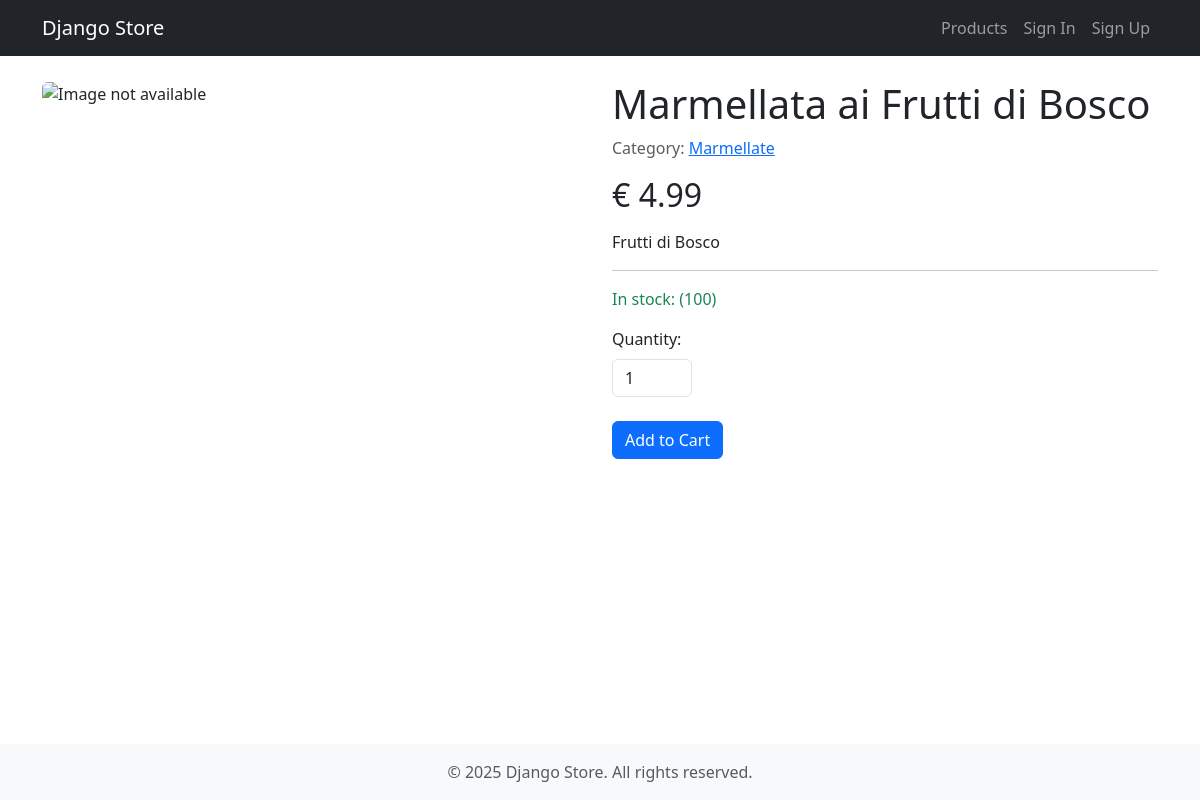
Page /products/marmellata-ai-frutti-di-bosco on the committed database.
### products/models.py (models this page shows, shortened)
class Product(models.Model):
    name = models.CharField(
        max_length=255,
        verbose_name="Product Name"
    )
    slug = models.SlugField(
        max_length=120,
        unique=True,
        blank=True,
        help_text="Automatically generated slug from the name"
    )
    description = models.TextField(
        blank=True,
        null=True,
        verbose_name="Description"
    )
    price = models.DecimalField(
        max_digits=10,
        decimal_places=2,
        verbose_name="Price"
    )
    stock = models.PositiveIntegerField(
        default=0,
        verbose_name="Stock quantity"
    )
    image = models.ImageField(
        upload_to='products/',
        blank=True,
        null=True,
        verbose_name="Product Image"
    )
    category = models.ForeignKey(
        Category,
        related_name='products',
        on_delete=models.SET_NULL, # If category is eliminated, the product is not removed
        null=True,
        blank=True, # Optional
        verbose_name="Category"
    )
    class Meta:
        verbose_name = "Product"
        verbose_name_plural = "Products"
        ordering = ['name']

class Category(models.Model):
    name = models.CharField(
        max_length=100,
        unique=True,
        verbose_name="Category"
    )
    slug = models.SlugField(
        max_length=120,
        unique=True,
        blank=True,
        help_text="Automatically generated slug from the name"
    )
    class Meta:
        verbose_name = "Category"
        verbose_name_plural = "Categories"
        ordering = ['name']

### products/views.py (the view)
# urls.py: path('products/<slug:product_slug>', ProductDetailsView.as_view(), name='product_details'),
class ProductDetailsView(DetailView):
    model = Product
    template_name = 'product_details.html'
    context_object_name = 'product'
    slug_field = 'slug'
    slug_url_kwarg = 'product_slug'

### products/templates/product_details.html (shortened to what this page needs)
{% extends 'base.html' %}
{% load static %}
{% block content %}
    <div class="container">
        <div class="row">
            <div class="col-md-6">
                {% if product.image %}
                    <img src="{{ product.image.url }}" class="img-fluid rounded" alt="{{ product.name }}">
                {% else %}
                    <img src="{% static 'images/placeholder.svg' %}" class="img-fluid rounded" alt="Image not available">
                {% endif %}
            </div>
            <div class="col-md-6">
                <h1>{{ product.name }}</h1>
                {% if product.category %}
                    <p class="text-muted">
                        Category: <a href="{% url 'products:product_list_filtered' product.category.slug %}">{{ product.category.name }}</a>
                    </p>
                {% endif %}
                <h2 class="my-3">€ {{ product.price }}</h2>
                <p class="lead">{{ product.description|linebreaks }}</p>
                <hr>
                {% if product.stock > 0 %}
                    <p class="text-success">In stock: ({{ product.stock }})</p>
                    <form action="{% url 'cart:cart_add' product.id %}" method="post">
                        <div class="me-3">
                            <label for="quantity" class="form-label">Quantity:</label>
                            <input type="number" name="quantity" id="quantity" value="1" min="1" max="{{ product.stock }}" class="form-control" style="width: 80px;">
                        </div>
                        <br>
                        <button type="submit" class="btn btn-primary">Add to Cart</button>
                    </form>
                {% else %}
                    <p class="text-danger">Out of stock</p>
                {% endif %}
            </div>
        </div>
    </div>
{% endblock content %}

### rows in the picture
Product: name "Marmellata ai Frutti di Bosco", category.name "Marmellate", price "4.99", description "Frutti di Bosco", stock "100"
